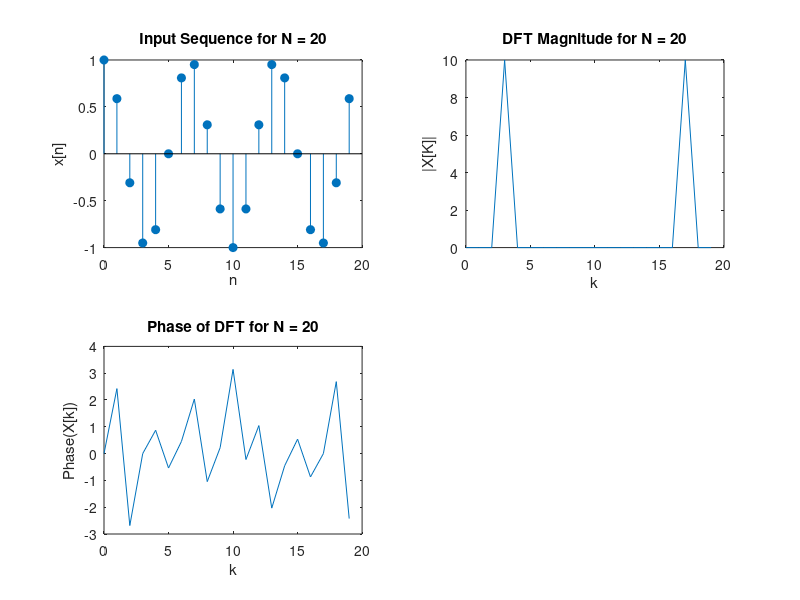

MATLAB code for this plot:
n = -200:200;
N = 20;
wo = 3*pi/10;  
x = cos(wo*n);

x_truncated = x(1:N); 

X_k = fft(x_truncated, N);

figure;
subplot(2,2,1);
stem(0:N-1, x_truncated, 'filled'); 
title(['Input Sequence for N = ', num2str(N)]);
xlabel('n');
ylabel('x[n]');

subplot(2,2,2);
plot(0:N-1, abs(X_k)); 
title(['DFT Magnitude for N = ', num2str(N)]);
xlabel('k');
ylabel('|X[K]|');

subplot(2,2,3);
plot(0:N-1, angle(X_k)); 
title(['Phase of DFT for N = ', num2str(N)]);
xlabel('k');
ylabel('Phase(X[k])');
